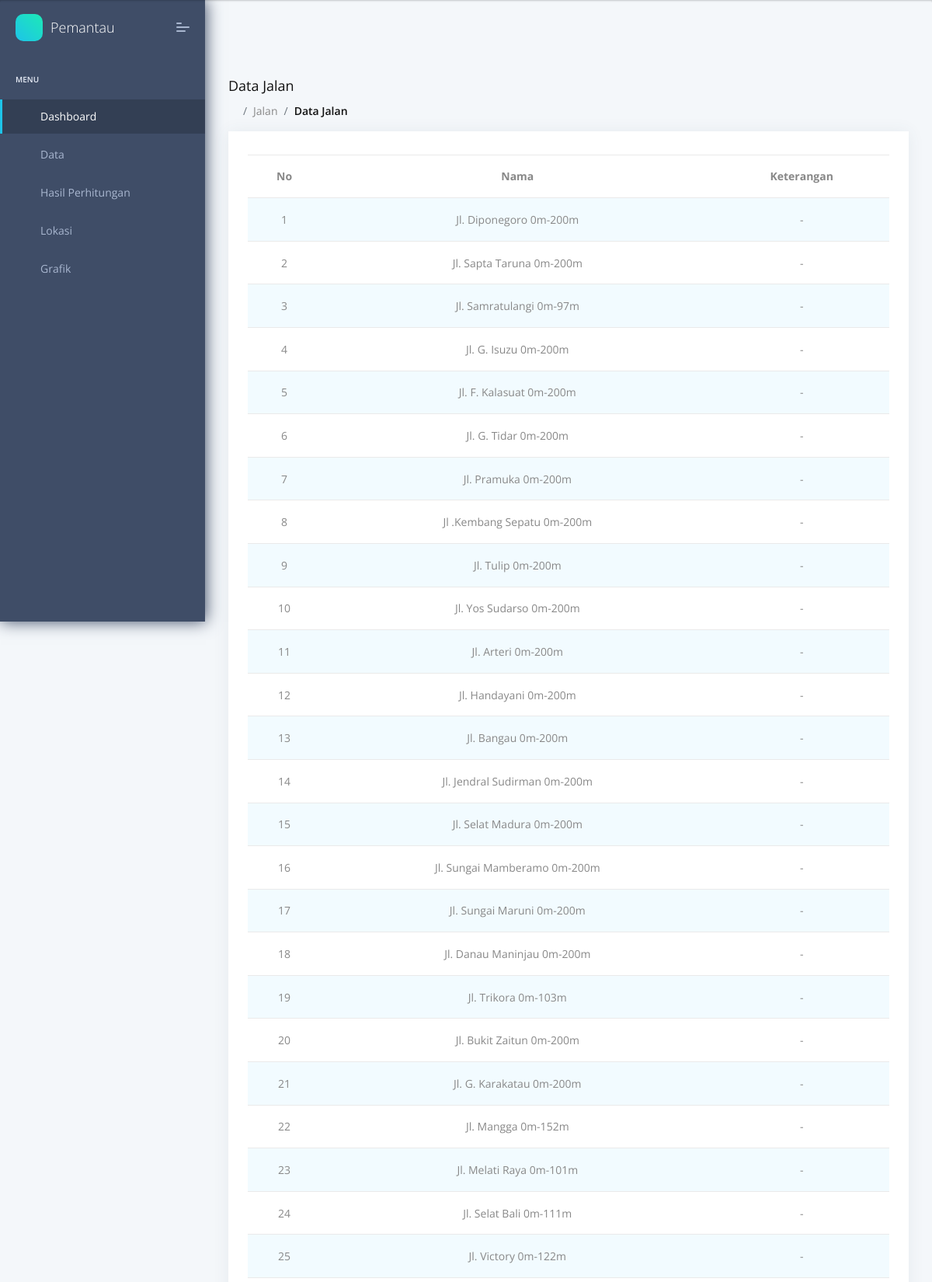
Page /pemantau/data_jalan.php (signed in, upper part) on the committed database.
### tables this page shows
CREATE TABLE `tb_jalan` (
  `id_jalan` int(5) NOT NULL,
  `nama` varchar(50) NOT NULL,
  `ket` varchar(50) NOT NULL
);

### pemantau/data_jalan.php (the view, shortened to what this page needs)
<?php
include 'head.php';
include 'menu.php';
include 'header.php';
include 'koneksi.php';
?>
<section class="pcoded-main-container">
    <div class="pcoded-wrapper">
        <div class="pcoded-content">
            <div class="pcoded-inner-content">
                <div class="page-header">
                    <div class="page-block">
                        <div class="row align-items-center">
                            <div class="col-md-12">
                                <div class="page-header-title">
                                    <h5 class="m-b-10">Data Jalan</h5>
                                </div>
                                <ul class="breadcrumb">
                                    <li class="breadcrumb-item"><a href="index.php"><i
                                                class="feather icon-home"></i></a></li>
                                    <li class="breadcrumb-item"><a href="#!">Jalan</a></li>
                                    <li class="breadcrumb-item"><a href="#!">Data Jalan</a></li>
                                </ul>
                            </div>
                        </div>
                    </div>
                </div>
                <div class="main-body">
                    <div class="page-wrapper">
                        <div class="row">
                            <div class="col-sm-12">
                                <div class="card">
                                    <div class="card-block">
                                        <div class="table-responsive">
                                            <table id="key-act-button"
                                                class="display table nowrap table-striped table-hover"
                                                style="width:100%">
                                                <thead>
                                                    <tr align="center" valign="baseline">
                                                        <th>No</th>
                                                        <th>Nama</th>
                                                        <th>Keterangan</th>
                                                    </tr>
                                                </thead>
                                                <tbody>
                                                    <?php
                                                    $noUrut = 0;
                                                    $result = mysqli_query($con, "SELECT * FROM tb_jalan ORDER BY id_jalan ASC");
                                                    while ($row = mysqli_fetch_array($result)) {
                                                        $noUrut++;
                                                    ?>
                                                    <tr align="center" valign="baseline">
                                                        <td><?php echo $noUrut ?></td>
                                                        <td><?php echo $row["nama"]; ?></td>
                                                        <td><?php echo $row["ket"]; ?></td>
                                                    </tr>
                                                    <?php
                                                    }
                                                    ?>
                                                </tbody>
                                            </table>
                                        </div>
                                    </div>
                                </div>
                            </div>
                        </div>
                    </div>
                </div>
            </div>
        </div>
    </div>
</section>
<?php
include 'foot.php';
?>

### rows in the picture
tb_jalan: nama "Jl. Diponegoro 0m-200m", ket "-"
tb_jalan: nama "Jl. Sapta Taruna 0m-200m", ket "-"
tb_jalan: nama "Jl. Samratulangi 0m-97m", ket "-"
tb_jalan: nama "Jl. G. Isuzu 0m-200m", ket "-"
tb_jalan: nama "Jl. F. Kalasuat 0m-200m", ket "-"
tb_jalan: nama "Jl. G. Tidar 0m-200m", ket "-"
tb_jalan: nama "Jl. Pramuka 0m-200m", ket "-"
tb_jalan: nama "Jl .Kembang Sepatu 0m-200m", ket "-"
tb_jalan: nama "Jl. Tulip 0m-200m", ket "-"
tb_jalan: nama "Jl. Yos Sudarso 0m-200m", ket "-"
tb_jalan: nama "Jl. Arteri 0m-200m", ket "-"
tb_jalan: nama "Jl. Handayani 0m-200m", ket "-"
tb_jalan: nama "Jl. Bangau 0m-200m", ket "-"
tb_jalan: nama "Jl. Jendral Sudirman 0m-200m", ket "-"
tb_jalan: nama "Jl. Selat Madura 0m-200m", ket "-"
tb_jalan: nama "Jl. Sungai Mamberamo 0m-200m", ket "-"
tb_jalan: nama "Jl. Sungai Maruni 0m-200m", ket "-"
tb_jalan: nama "Jl. Danau Maninjau 0m-200m", ket "-"
tb_jalan: nama "Jl. Trikora 0m-103m", ket "-"
tb_jalan: nama "Jl. Bukit Zaitun 0m-200m", ket "-"
tb_jalan: nama "Jl. G. Karakatau 0m-200m", ket "-"
tb_jalan: nama "Jl. Mangga 0m-152m", ket "-"
tb_jalan: nama "Jl. Melati Raya 0m-101m", ket "-"
tb_jalan: nama "Jl. Selat Bali 0m-111m", ket "-"
tb_jalan: nama "Jl. Victory 0m-122m", ket "-"
